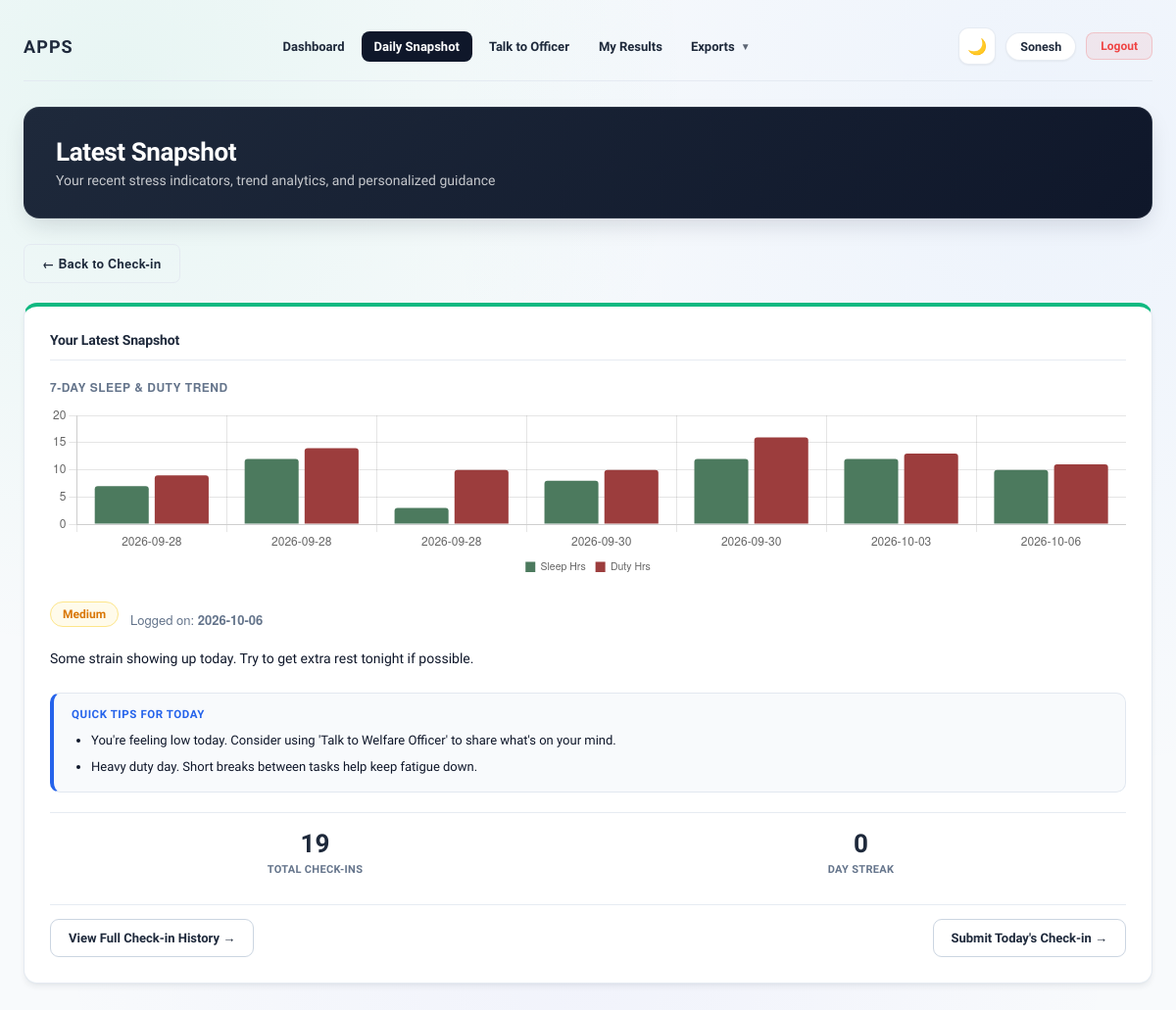
The page /snapshot (signed in) on the database as committed earlier.
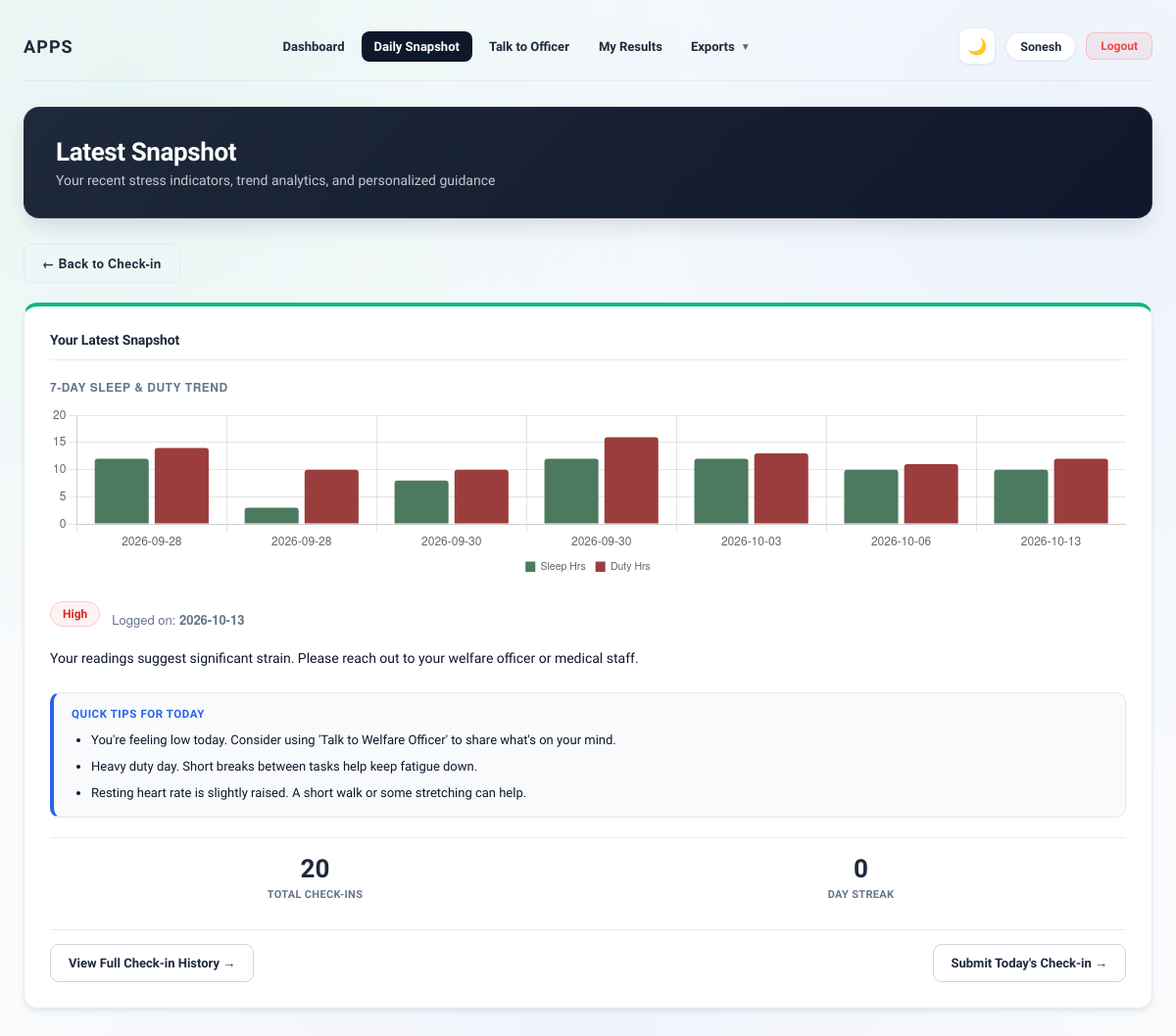
The same page on the database as committed later.
### tables this page shows
CREATE TABLE DailyData (
            id INTEGER PRIMARY KEY AUTOINCREMENT,
            user_id INTEGER NOT NULL,
            date TEXT NOT NULL,
            sleep_hours REAL,
            duty_hours REAL,
            heart_rate INTEGER,
            mood_score INTEGER,
            stress_level TEXT,
            recommendation TEXT
        );

### app.py (the view)
@app.route("/snapshot")
@role_required("personnel")
def snapshot():
    uid = session["user_id"]
    conn = get_db()
    history = conn.execute(
        "SELECT * FROM DailyData WHERE user_id = ? ORDER BY date DESC, id DESC", (uid,)
    ).fetchall()
    conn.close()
    latest = history[0] if history else None
    tips = build_tips(latest) if latest else []
    streak = 0
    dates = {row["date"] for row in history}
    expected = today_local()
    while expected.isoformat() in dates:
        streak += 1
        expected -= timedelta(days=1)
    recent = list(history[:7])
    recent.reverse()
    return render_template(
        "snapshot.html",
        user_name=session["user_name"],
        history=history,
        latest=latest,
        streak=streak,
        tips=tips,
        trend_labels=[r["date"] for r in recent],
        trend_sleep=[r["sleep_hours"] for r in recent],
        trend_duty=[r["duty_hours"] for r in recent],
    )

### app.py (called while the page is built)
def now_local():
    return datetime.now(TZ_IST)

def today_local():
    return now_local().date()

def get_db():
    conn = sqlite3.connect(DB_PATH, factory=SyncedConnection)
    conn.row_factory = sqlite3.Row
    return conn

def role_required(*roles):
    def decorator(view):
        @wraps(view)
        def wrapper(*args, **kwargs):
            if "user_id" not in session or session.get("role") not in roles:
                return redirect(url_for("login"))
            return view(*args, **kwargs)
        return wrapper
    return decorator

@app.before_request
def block_cross_site_posts():
    if request.method != "POST":
        return
    source = request.headers.get("Origin") or request.headers.get("Referer")
    if source:
        if urlparse(source).netloc != request.host:
            abort(403)

@app.after_request
def add_security_headers(resp):
    resp.headers.setdefault("X-Content-Type-Options", "nosniff")
    resp.headers.setdefault("X-Frame-Options", "SAMEORIGIN")
    resp.headers.setdefault("Referrer-Policy", "same-origin")
    if "user_id" in session:
        resp.headers["Cache-Control"] = "no-store"
    return resp

### templates/snapshot.html (shortened to what this page needs)
<!DOCTYPE html>
<html lang="en">
<head>
<link rel="stylesheet" href="{{ url_for('static', filename='style.css') }}">
</head>
<body class="personnel-page">
<div class="wrap">
  {% include "_header.html" %}
  <div class="welcome-banner personnel-banner">
    <div>
      <h2>Latest Snapshot</h2>
      <p>Your recent stress indicators, trend analytics, and personalized guidance</p>
    </div>
  </div>
  <div style="margin-bottom:20px;">
    <a href="/dashboard" style="display:inline-flex; align-items:center; gap:6px; padding:10px 18px; background:transparent; color:var(--steel-deep); border:1.5px solid var(--line); border-radius:7px; font-family:'Helvetica Neue', Arial, sans-serif; font-weight:600; font-size:12.5px; letter-spacing:0.02em; text-decoration:none; transition: background 0.2s ease, border-color 0.2s ease;" onmouseover="this.style.background='var(--card)'; this.style.borderColor='var(--steel-deep)';" onmouseout="this.style.background='transparent'; this.style.borderColor='var(--line)';">&larr; Back to Check-in</a>
  </div>
  <div class="card snapshot-card fade-in">
    <h3>Your Latest Snapshot</h3>
    {% if trend_labels and trend_labels|length > 1 %}
    <div style="margin-bottom:20px;">
      <h4 style="font-family:'Helvetica Neue', Arial, sans-serif; font-size:12px; color:var(--steel); margin:0 0 10px; font-weight:600; text-transform:uppercase; letter-spacing:0.04em;">7-Day Sleep &amp; Duty Trend</h4>
      <canvas id="personalTrendChart" style="max-height:180px;"></canvas>
    </div>
    {% endif %}
    {% if latest %}
      <div style="display:flex; align-items:center; gap:12px; margin-bottom:12px;">
        <span class="result-badge badge-{{ latest.stress_level|lower }}">{{ latest.stress_level }}</span>
        <span class="snapshot-date" style="margin:0; font-family:'Helvetica Neue', Arial, sans-serif; font-size:13px; color:var(--steel);">Logged on: <strong>{{ latest.date }}</strong></span>
      </div>
      <p class="snapshot-reco" style="font-size:14px; line-height:1.5; color:var(--ink); margin-bottom:18px;">{{ latest.recommendation }}</p>
    {% else %}
      <div class="empty-note" style="padding:16px 0;">No check-ins recorded yet. Submit today's check-in to generate your snapshot!</div>
    {% endif %}
    {% if tips %}
    <div class="tips-box" style="margin-bottom:20px;">
      <p class="tips-title">Quick tips for today</p>
      <ul class="tips-list">
        {% for tip in tips %}
        <li>{{ tip }}</li>
        {% endfor %}
      </ul>
    </div>
    {% endif %}
    <div class="mini-stats" style="margin-bottom:20px;">
      <div class="mini-stat">
        <span class="mini-num">{{ history|length }}</span>
        <span class="mini-lbl">Total check-ins</span>
      </div>
      <div class="mini-stat">
        <span class="mini-num">{{ streak or 0 }}</span>
        <span class="mini-lbl">Day streak</span>
      </div>
    </div>
    <div style="display:flex; justify-content:space-between; align-items:center; flex-wrap:wrap; gap:12px; border-top:1px solid var(--line); padding-top:14px; margin-top:8px;">
      <a href="/results" class="view-results-link">View Full Check-in History &rarr;</a>
      <a href="/dashboard" class="view-results-link">Submit Today's Check-in &rarr;</a>
    </div>
  </div>
</div>
{% if trend_labels and trend_labels|length > 1 %}
<script>
  new Chart(document.getElementById('personalTrendChart'), {
    type: 'bar',
    data: {
      labels: {{ trend_labels|tojson }},
      datasets: [
        {
          label: 'Sleep Hrs',
          data: {{ trend_sleep|tojson }},
          backgroundColor: '#4c7a5e',
          borderRadius: 3
        },
        {
          label: 'Duty Hrs',
          data: {{ trend_duty|tojson }},
          backgroundColor: '#9c3d3d',
          borderRadius: 3
        }
      ]
    },
    options: {
      responsive: true,
      plugins: { legend: { position: 'bottom', labels: { boxWidth: 10, font: { size: 10.5 } } } },
      scales: { y: { beginAtZero: true } }
    }
  });
</script>
{% endif %}
</body>
</html>

Rows that differ between the two databases and show on the page:
no longer on this page (row unchanged): DailyData: stress_level "Medium", date "2026-10-06", recommendation "Some strain showing up today. Try to get extra rest tonight if possible."
added DailyData: stress_level "High", date "2026-10-13", recommendation "Your readings suggest significant strain. Please reach out to your welfare officer or medical staff."
Other text that changed with them:
chart data {{ trend_labels|tojson }}: ["2026-09-28", "2026-09-28", "2026-09-28", "2026-09-30", "2026-09-30", "2026-10-03", "2026-10-06"] → ["2026-09-28", "2026-09-28", "2026-09-30", "2026-09-30", "2026-10-03", "2026-10-06", "2026-10-13"]
chart data {{ trend_sleep|tojson }}: [7.0, 12.0, 3.0, 8.0, 12.0, 12.0, 10.0] → [12.0, 3.0, 8.0, 12.0, 12.0, 10.0, 10.0]
chart data {{ trend_duty|tojson }}: [9.0, 14.0, 10.0, 10.0, 16.0, 13.0, 11.0] → [14.0, 10.0, 10.0, 16.0, 13.0, 11.0, 12.0]
{{ history|length }}: "19" → "20"
new list line: "Resting heart rate is slightly raised. A short walk or some stretching can help."
